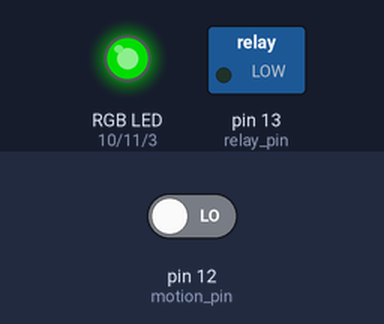
A sketch run on a simulated Arduino Uno, built with avr-gcc and run on an emulated ATmega328P. Parts: switched loads named in the sketch (green lamp = pin HIGH), an RGB LED mixed from three pins (HIGH = lit). The test bench sets the inputs (shaded band); at power-on: pin 12 (motion_pin) LOW. Dim RGB values are drawn brighter than linear.

Above: at 0.1 s.
At 60.1 s:
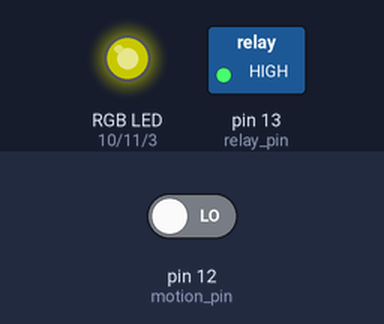
Timing chart, 0 to 61.6 s (numbered marks = the images above):
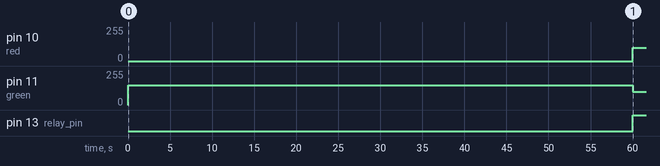

The sketch:

Motion_Sensor.ino
```cpp
#define MOTION_TIMER 60ul
#define SECONDS_CONST 1000ul //Seconds constant

unsigned long button_time = 0;
unsigned long last_button_time = 0;
unsigned long motion_time = 0;

int mode = 1;
int red = 10;
int green = 11;
int blue = 3;
int button_pin = 2;
int motion_pin = 12;
int relay_pin = 13;
int motion;
bool in_motion = true;

// the setup function runs once when you press reset or power the board
void setup() {
  // initialize digital pin 13 as an output.
   pinMode(button_pin, INPUT);
   digitalWrite(button_pin, HIGH);

   pinMode(red, OUTPUT);
   pinMode(green, OUTPUT);
   pinMode(blue, OUTPUT);
   pinMode(relay_pin, OUTPUT);

  attachInterrupt(digitalPinToInterrupt(button_pin), buttonPress, LOW);
}

// the loop function runs over and over again forever
void loop() {

   if(mode == 0){
      analogWrite(red, 0);
      analogWrite(green, 0);
      analogWrite(blue, 150);
      detachInterrupt(digitalPinToInterrupt(button_pin));
      delay(5);
      digitalWrite(relay_pin, HIGH);
      delay(5);
      attachInterrupt(digitalPinToInterrupt(button_pin), buttonPress, LOW);
   }else if(mode == 1){
      if(in_motion){
         analogWrite(red, 0);
         analogWrite(green, 150);
         analogWrite(blue, 0);
         detachInterrupt(digitalPinToInterrupt(button_pin));
         delay(5);
         digitalWrite(relay_pin, LOW);
         delay(5);
         attachInterrupt(digitalPinToInterrupt(button_pin), buttonPress, LOW);
      }else{
         analogWrite(red, 100);
         analogWrite(green, 100);
         analogWrite(blue, 0);
         detachInterrupt(digitalPinToInterrupt(button_pin));
         delay(5);
         digitalWrite(relay_pin, HIGH);
         delay(5);
         attachInterrupt(digitalPinToInterrupt(button_pin), buttonPress, LOW);
      }
   }else if(mode == 2){
      analogWrite(red, 100);
      analogWrite(green, 0);
      analogWrite(blue, 200);
      detachInterrupt(digitalPinToInterrupt(button_pin));
      delay(5);
      digitalWrite(relay_pin, LOW);
      delay(5);
      attachInterrupt(digitalPinToInterrupt(button_pin), buttonPress, LOW);
   }

   motion = digitalRead(motion_pin);
   if(motion){
      motion_time = millis();
   }

   if(millis()-motion_time > (MOTION_TIMER*SECONDS_CONST)){
      in_motion = false;
   }else{
      in_motion = true;
   }

}

void buttonPress()
{
   button_time = millis();

   if (button_time - last_button_time > 75)
   {
      if(mode >= 2)
      {
         mode = 0;
      }else {
         mode++;
      }
   }
   last_button_time = button_time;
}
```

Measured:
- by itself, pin 10 (red): 0/255 → 100/255 at 60.0 s
- by itself, pin 11 (green): 0/255 → 150/255 at 0.00 s, → 100/255 60.0 s later
- by itself, pin 13 (relay_pin): LOW → HIGH at 60.0 s
